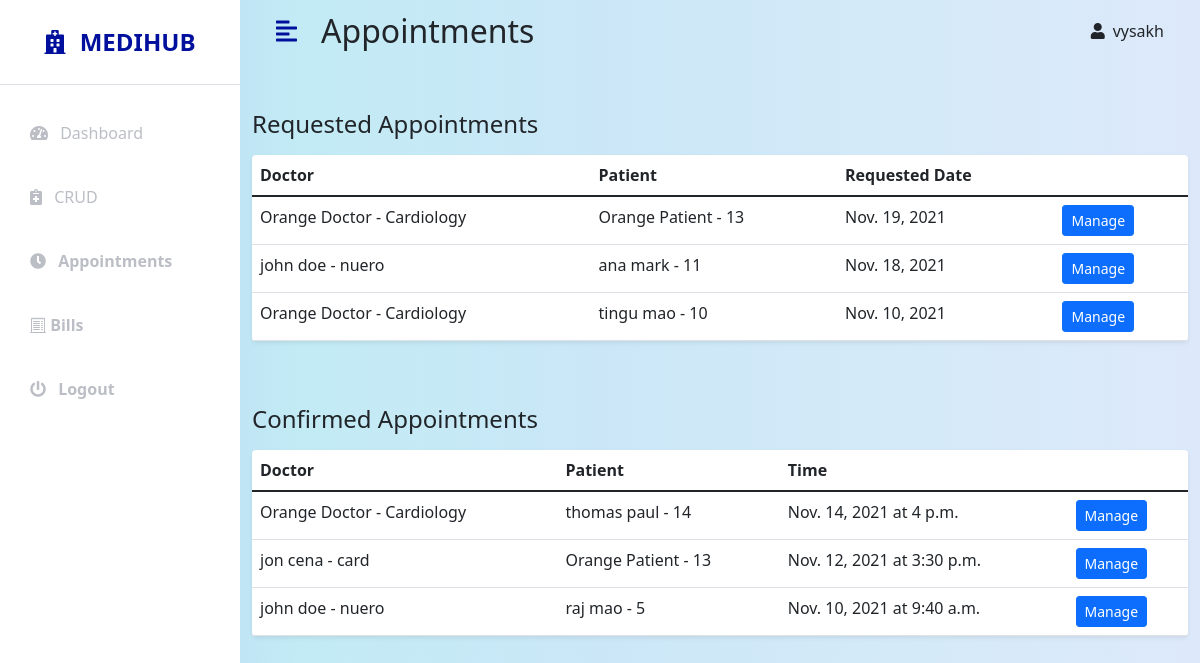
The app's page /adminapp/manage-appointments (signed in) with its own data.
### hospital/models.py (models this page shows, shortened)
class Appointment(models.Model):
    doctor = models.ForeignKey(Doctor, on_delete=models.CASCADE, null=True, blank=True)
    patient = models.ForeignKey(Patient, on_delete=models.CASCADE, null=True, blank=True)
    date = models.DateField(null=True, blank=True)
    time = models.TimeField(null=True, blank=True)
    details = models.TextField(max_length=1000, null=True, blank=True)
    confirmed = models.BooleanField(default=False)
    completed = models.BooleanField(default=False)
    class Meta:
        ordering = ['-date', 'time']

class Doctor(models.Model):
    GENDER_CHOICES = [
        ('M', 'Male'),
        ('F', 'Female'),
        ('X', 'Other'),
    ]
    user = models.OneToOneField(User, on_delete=models.CASCADE, null=True, blank=True)
    first_name = models.CharField(max_length=50, null=True, blank=True)
    last_name = models.CharField(max_length=50, null=True, blank=True)
    patients = models.ManyToManyField('Patient')
    gender = models.CharField(max_length=1, choices=GENDER_CHOICES, null=True, blank=True)
    dob = models.DateField(null=True, blank=True)
    department = models.CharField(max_length=50, null=True, blank=True)
    phone = models.CharField(max_length=10, null=True, blank=True)
    address = models.TextField(max_length=400, null=True, blank=True)
    email = models.CharField(max_length=100, null=True, blank=True)
    salary_in_rs = models.IntegerField(null=True, blank=True)
    schedule = models.TextField(max_length=1000, null=True, blank=True)
    def __str__(self):
        return f'{self.first_name} {self.last_name} - {self.department}'

class Patient(models.Model):
    GENDER_CHOICES = [
        ('M', 'Male'),
        ('F', 'Female'),
        ('X', 'Other'),
    ]
    user = models.OneToOneField(User, on_delete=models.CASCADE, null=True, blank=True)
    first_name = models.CharField(max_length=50, null=True, blank=True)
    last_name = models.CharField(max_length=50, null=True, blank=True)
    gender = models.CharField(max_length=1, choices=GENDER_CHOICES, null=True, blank=True)
    dob = models.DateField(null=True, blank=True)
    phone = models.CharField(max_length=10, null=True, blank=True)
    address = models.TextField(max_length=400, null=True, blank=True)
    email = models.CharField(max_length=100, null=True, blank=True)
    def __str__(self):
        return f'{self.first_name} {self.last_name} - {self.id}'

### adminapp/views.py (the view)
# urls.py: path('manage-appointments', views.manageAppointmentsList, name='manage-appointments-list'),
@login_required(login_url='admin-login')
@user_passes_test(is_admin, login_url='admin-login')
def manageAppointmentsList(request):
    requested_appointments = Appointment.objects.filter(completed=False).filter(confirmed=False)
    confirmed_appointments = Appointment.objects.filter(completed=False).filter(confirmed=True)
    context = {
        'requested_appointments': requested_appointments,
        'confirmed_appointments': confirmed_appointments,
    }
    return render(request, 'adminapp/manage_appointments_list.html', context)

### adminapp/views.py (called while the page is built)
def is_admin(user):
    return user.groups.filter(name = 'Administrators').exists()

### adminapp/templates/adminapp/manage_appointments_list.html
{% extends 'adminapp/base.html' %}
{% block content %}
<div class="container-fluid" id="page-content-wrapper">
    <nav class="navbar navbar-expand-lg navbar-light bg-transparent py-1 px-4">
        <div class="d-flex align-items-center justify-content-end">
            <i class="fas fa-align-left primary-text fs-4 me-3" id="menu-toggle"></i>
            <h2 class="fs-2 m-2">Appointments</h2>
        </div>
        <div class="collapse navbar-collapse" id="navbarSupportedContent">
            <ul class="navbar-nav ms-auto mb-2 mb-lg-0">
                <li class="nav-item dropdown">
                        <i class="fas fa-user me-2"></i>{{user.username}}
                </li>
            </ul>
        </div>
    </nav>
    <div class="row my-5">
        <h3 class="fs-4 mb-3">Requested Appointments</h3>
        <div class="col">
            <table class="table bg-white rounded shadow-sm  table-hover">
                <thead>
                    <tr>
                        <th scope="col">Doctor </th>
                        <th scope="col">Patient</th>
                        <th scope="col">Requested Date</th>
                        <th scope="col"></th>
                    </tr>
                </thead>
                <tbody>
                    {% for appointment in requested_appointments %}
                    <tr>
                        <td>{{appointment.doctor}}</td>
                        <td>{{appointment.patient}}</td>
                        <td>{{appointment.date}}</td>
                        <td><a class="btn btn-primary btn-sm"href="{% url 'manage-appointment' appointment.id %}">Manage</a></td>
                    </tr>
                    {% endfor %}
                </tbody>
            </table>
        </div>
    </div>
    <div class="row my-5">
        <h3 class="fs-4 mb-3">Confirmed Appointments</h3>
        <div class="col">
            <table class="table bg-white rounded shadow-sm  table-hover">
                <thead>
                    <tr>
                        <th scope="col">Doctor </th>
                        <th scope="col">Patient</th>
                        <th scope="col">Time</th>
                        <th scope="col"></th>
                    </tr>
                </thead>
                <tbody>
                    {% for appointment in confirmed_appointments %}
                    <tr>
                        <td>{{appointment.doctor}}</td>
                        <td>{{appointment.patient}}</td>
                        <td>{{appointment.date}} at {{appointment.time}}</td>
                        <td><a class="btn btn-primary btn-sm"href="{% url 'manage-appointment' appointment.id %}">Manage</a></td>
                    </tr>
                    {% endfor %}
                </tbody>
            </table>
        </div>
    </div>
</div>
{% endblock %}

### adminapp/static/css/style.css (style rules this page uses)
:root { --main-bg-color: #00189d; --main-text-color: #00109d; --second-text-color: #bbbec5; --second-bg-color: #c1e4ef; }
.primary-text { color: var(--main-text-color); }
#page-content-wrapper { min-width: 100vw; }
#menu-toggle { cursor: pointer; }
@media (min-width: 768px) { #page-content-wrapper { min-width: 0; width: 100%; } }

### records on screen
Appointment: doctor "Orange Doctor - Cardiology", patient "Orange Patient - 13", date "Nov. 19, 2021"
Appointment: doctor "john doe - nuero", patient "ana mark - 11", date "Nov. 18, 2021"
Appointment: doctor "Orange Doctor - Cardiology", patient "tingu mao - 10", date "Nov. 10, 2021"
Appointment: doctor "Orange Doctor - Cardiology", patient "thomas paul - 14", date "Nov. 14, 2021", time "4 p.m."
Appointment: doctor "jon cena - card", patient "Orange Patient - 13", date "Nov. 12, 2021", time "3:30 p.m."
Appointment: doctor "john doe - nuero", patient "raj mao - 5", date "Nov. 10, 2021", time "9:40 a.m."

### other values on screen
{{ user.username }} "vysakh"
